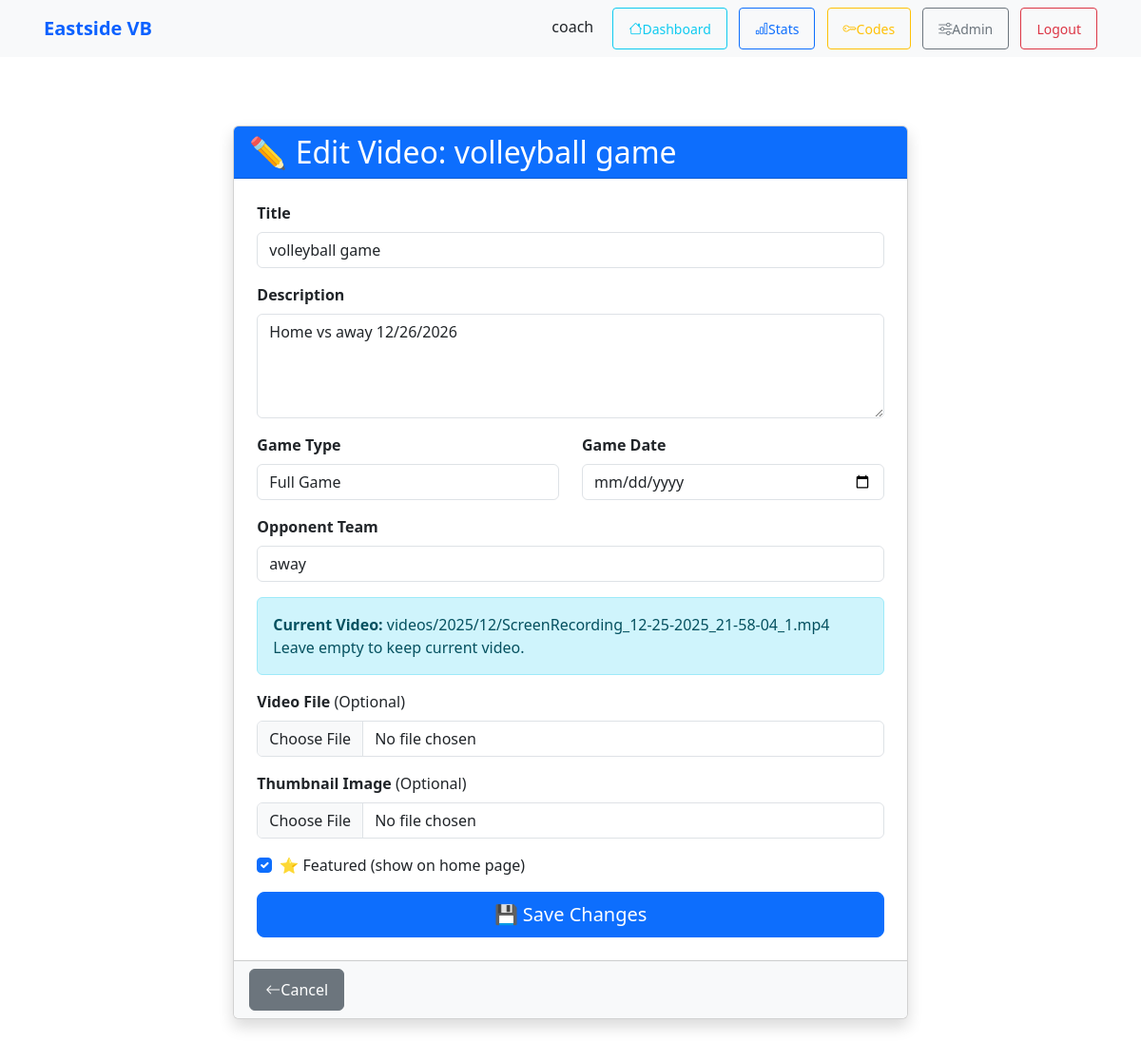
/videos/1/edit/ (signed in), run on the app's committed database.
### team/models.py (models this page shows, shortened)
class GameVideo(models.Model):
    GAME_TYPE_FULL = 'full'
    GAME_TYPE_HIGHLIGHT = 'highlight'
    GAME_TYPE_PRACTICE = 'practice'
    GAME_TYPE_CHOICES = [
        (GAME_TYPE_FULL, 'Full Game'),
        (GAME_TYPE_HIGHLIGHT, 'Highlights'),
        (GAME_TYPE_PRACTICE, 'Practice'),
    ]
    title = models.CharField(max_length=200, help_text="e.g., 'State Championship vs Lincoln High'")
    description = models.TextField(blank=True, help_text="Game summary, notes, or highlights")
    game_type = models.CharField(max_length=20, choices=GAME_TYPE_CHOICES, default=GAME_TYPE_FULL)
    game_date = models.DateField(null=True, blank=True, help_text="Date game was played")
    opponent = models.CharField(max_length=200, blank=True, help_text="Opponent team name")
    video = models.FileField(upload_to='videos/%Y/%m/', help_text="MP4, MOV, or MKV (max 2GB)")
    thumbnail = models.ImageField(upload_to='video_thumbnails/%Y/%m/', null=True, blank=True)
    duration_seconds = models.IntegerField(default=0, help_text="Video duration in seconds")
    file_size_mb = models.FloatField(default=0, help_text="File size in MB")
    uploaded_by = models.ForeignKey(User, on_delete=models.CASCADE, related_name='uploaded_videos', help_text="Coach who uploaded")
    is_featured = models.BooleanField(default=False, help_text="Show on home page")
    view_count = models.IntegerField(default=0)
    private = models.BooleanField(default=True, help_text="Only team members can view")
    uploaded_at = models.DateTimeField(auto_now_add=True)
    updated_at = models.DateTimeField(auto_now=True)
    class Meta:
        ordering = ['-game_date', '-uploaded_at']
        indexes = [models.Index(fields=['-game_date']), models.Index(fields=['-uploaded_at'])]

### team/views.py (the view)
# urls.py: path('videos/<int:pk>/edit/', video_edit, name='video_edit'),
@login_required
@user_passes_test(is_coach)
def video_edit(request, pk):
    video = get_object_or_404(GameVideo, pk=pk)
    if video.uploaded_by != request.user and not request.user.is_superuser:
        raise Http404("You don't have permission to edit this video.")
    if request.method == 'POST':
        form = GameVideoUploadForm(request.POST, request.FILES, instance=video)
        if form.is_valid():
            video = form.save()
            messages.success(request, f'Video "{video.title}" updated successfully!')
            return redirect('team:video_detail', pk=video.pk)
    else:
        form = GameVideoUploadForm(instance=video)
    return render(request, 'team/video_edit.html', {'form': form, 'video': video})

### team/forms.py (shortened to what this page needs)
class GameVideoUploadForm(forms.ModelForm):
    class Meta:
        model = GameVideo
        fields = ['title', 'description', 'game_type', 'game_date', 'opponent', 'video', 'thumbnail', 'is_featured']
        widgets = {
            'title': forms.TextInput(attrs={'class': 'form-control', 'placeholder': 'e.g., State Championship vs Lincoln High'}),
            'description': forms.Textarea(attrs={'class': 'form-control', 'rows': 4, 'placeholder': 'Game summary, key moments, notes...'}),
            'game_type': forms.Select(attrs={'class': 'form-control'}),
            'game_date': forms.DateInput(attrs={'class': 'form-control', 'type': 'date'}),
            'opponent': forms.TextInput(attrs={'class': 'form-control', 'placeholder': 'Opponent team name'}),
            'video': forms.FileInput(attrs={'class': 'form-control', 'accept': 'video/*'}),
            'thumbnail': forms.FileInput(attrs={'class': 'form-control', 'accept': 'image/*'}),
            'is_featured': forms.CheckboxInput(attrs={'class': 'form-check-input'}),
        }

### team/views.py (called while the page is built)
def is_coach(user):
    return user.is_staff or user.is_superuser

### team/templates/team/video_edit.html (shortened to what this page needs)
{% extends 'base.html' %}
{% block content %}
<div class="container mt-5">
    <div class="row justify-content-center">
        <div class="col-md-8">
            <div class="card shadow">
                <div class="card-header bg-primary text-white">
                    <h2 class="mb-0">✏️ Edit Video: {{ video.title }}</h2>
                </div>
                <div class="card-body p-4">
                    <form method="post" enctype="multipart/form-data" novalidate>
                        <div class="form-group mb-3">
                            <label for="{{ form.title.id_for_label }}" class="form-label">
                                <strong>Title</strong>
                            </label>
                            {{ form.title }}
                        </div>
                        <div class="form-group mb-3">
                            <label for="{{ form.description.id_for_label }}" class="form-label">
                                <strong>Description</strong>
                            </label>
                            {{ form.description }}
                        </div>
                        <div class="row">
                            <div class="col-md-6">
                                <div class="form-group mb-3">
                                    <label for="{{ form.game_type.id_for_label }}" class="form-label">
                                        <strong>Game Type</strong>
                                    </label>
                                    {{ form.game_type }}
                                </div>
                            </div>
                            <div class="col-md-6">
                                <div class="form-group mb-3">
                                    <label for="{{ form.game_date.id_for_label }}" class="form-label">
                                        <strong>Game Date</strong>
                                    </label>
                                    {{ form.game_date }}
                                </div>
                            </div>
                        </div>
                        <div class="form-group mb-3">
                            <label for="{{ form.opponent.id_for_label }}" class="form-label">
                                <strong>Opponent Team</strong>
                            </label>
                            {{ form.opponent }}
                        </div>
                        {% if form.video.value %}
                            <div class="alert alert-info">
                                <strong>Current Video:</strong> {{ form.video.value|truncatewords:2 }}
                                <br/>
                                Leave empty to keep current video.
                            </div>
                        {% endif %}
                        <div class="form-group mb-3">
                            <label for="{{ form.video.id_for_label }}" class="form-label">
                                <strong>Video File</strong> (Optional)
                            </label>
                            {{ form.video }}
                        </div>
                        <div class="form-group mb-3">
                            <label for="{{ form.thumbnail.id_for_label }}" class="form-label">
                                <strong>Thumbnail Image</strong> (Optional)
                            </label>
                            {{ form.thumbnail }}
                        </div>
                        <div class="form-check mb-3">
                            <input class="form-check-input" type="checkbox" id="{{ form.is_featured.id_for_label }}"
                                   name="is_featured" {% if form.is_featured.value %}checked{% endif %}>
                            <label class="form-check-label" for="{{ form.is_featured.id_for_label }}">
                                ⭐ Featured (show on home page)
                            </label>
                        </div>
                        <div class="d-grid gap-2">
                            <button type="submit" class="btn btn-primary btn-lg">
                                💾 Save Changes
                            </button>
                        </div>
                    </form>
                </div>
                <div class="card-footer bg-light">
                    <a href="{% url 'team:video_detail' video.pk %}" class="btn btn-secondary">
                        <i class="bi bi-arrow-left"></i> Cancel
                    </a>
                </div>
            </div>
        </div>
    </div>
</div>
{% endblock %}

### team/templates/base.html (shortened to what this page needs)
<!doctype html>
<html lang="en">
  <head>
    {% load static %}
    <link href="https://cdn.jsdelivr.net/npm/bootstrap@5.3.2/dist/css/bootstrap.min.css" rel="stylesheet">
    <link rel="stylesheet" href="https://cdn.jsdelivr.net/npm/bootstrap-icons@1.11.0/font/bootstrap-icons.css">
    <link rel="stylesheet" href="{% static 'team/css/players.css' %}">
  </head>
  <body>
    <nav class="navbar navbar-expand-lg navbar-light bg-light">
      <div class="container">
        {% block brand %}
        <span class="navbar-brand navbar-brand-static">Eastside VB</span>
        {% endblock %}
        <div class="ms-auto">
          {% if user.is_authenticated %}
            <span class="me-3">{{ user.username }}</span>
            <a class="btn btn-sm btn-outline-info me-2" href="{% url 'team:player_dashboard' %}" title="My Dashboard">
              <i class="bi bi-house"></i> Dashboard
            </a>
            {% if user.is_staff %}
              <a class="btn btn-sm btn-outline-primary me-2" href="{% url 'team:player_stats_list' %}" title="View Team Stats">
                <i class="bi bi-bar-chart"></i> Stats
              </a>
              <a class="btn btn-sm btn-outline-warning me-2" href="{% url 'team:coach_codes' %}" title="Generate Access Codes">
                <i class="bi bi-key"></i> Codes
              </a>
              <a class="btn btn-sm btn-outline-secondary me-2" href="/admin/">
                <i class="bi bi-sliders"></i> Admin
              </a>
            {% endif %}
            <form method="post" action="{% url 'logout' %}" style="display:inline;">
              <button class="btn btn-sm btn-outline-danger" type="submit">Logout</button>
            </form>
          {% else %}
            <a class="btn btn-sm btn-outline-primary me-2" href="/signup/">Sign up</a>
            <a class="btn btn-sm btn-outline-success" href="/accounts/login/">Login</a>
          {% endif %}
        </div>
      </div>
    </nav>
    <main class="container py-4">
      {% block content %}{% endblock %}
    </main>
  </body>
</html>

### team/static/team/css/players.css (style rules this page uses)
.navbar-brand-static { cursor: default; pointer-events: none; color: #0b61ff; text-decoration: none; font-weight: 600; }

### team/templates/base.html (style rules this page uses)
.navbar-brand-static { cursor: default; pointer-events: none; color: #0b61ff; text-decoration: none; font-weight: 600; }
body { -webkit-font-smoothing: antialiased; -webkit-touch-callout: none; }
.btn { min-height: 44px; min-width: 44px; display: inline-flex; align-items: center; justify-content: center; padding: 0.5rem 1rem; }
input, textarea, select { font-size: 16px !important; border-radius: 8px; }

### data on the page
GameVideo: title "volleyball game", description "Home vs away 12/26/2026", game_type "Full Game", opponent "away", video.value "videos/2025/12/ScreenRecording_12-25-2025_21-58-04_1.mp4"

### other printed values
{{ user.username }} "coach"
